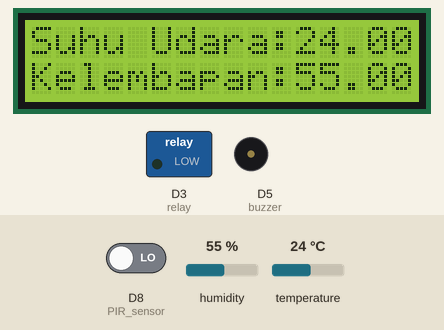
A sketch run on a simulated ESP8266 (NodeMCU). On the bench: 16×2 character LCD, switched loads named in the sketch (green lamp = pin HIGH), buzzer (waves = sounding). The test bench sets the inputs (shaded band); at power-on: D8 (PIR_sensor) LOW, temperature 24 °C, humidity 55 %. WiFi joins after 1.5 s; servers stay silent unless stated; what the sketch prints to the serial monitor is not drawn.

Above: at 6.8 s.
6.9 s: D8 (PIR_sensor) driven HIGH
At 11.86 s:
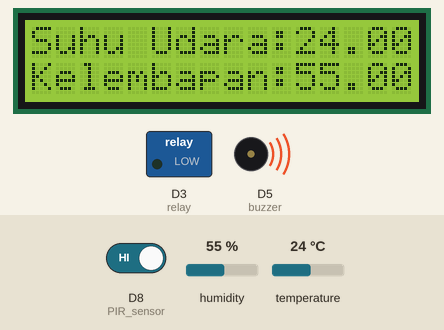
17.4 s: temperature set to 35 °C
At 24.2 s:
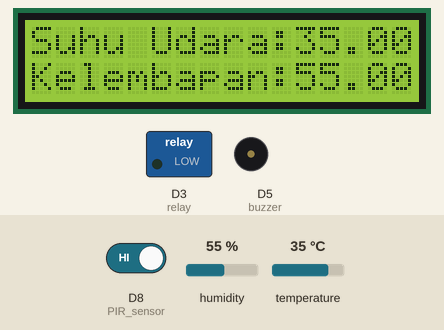
25.1 s: temperature set to 38 °C
At 29.5 s:
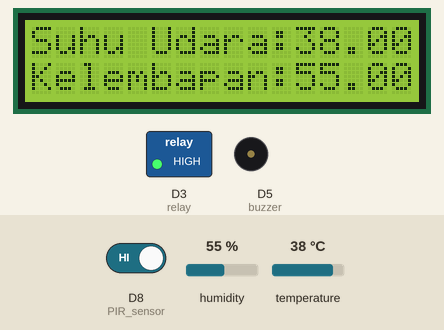
35.6 s: humidity set to 22 %
At 40.09 s:
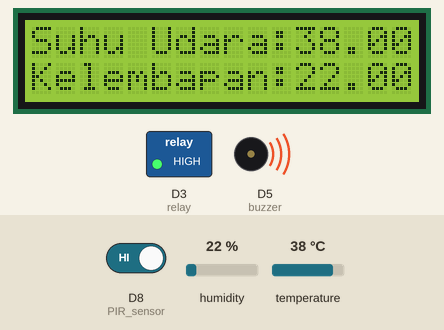
41.8 s: temperature set to 41 °C
At 47.2 s:
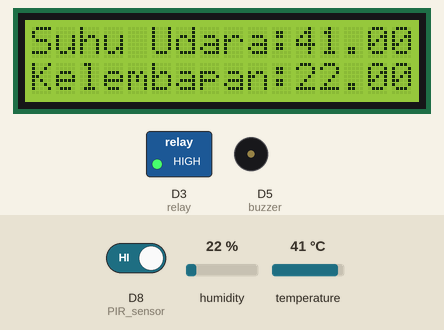
47.5 s: humidity set to 40 %
At 53.1 s:
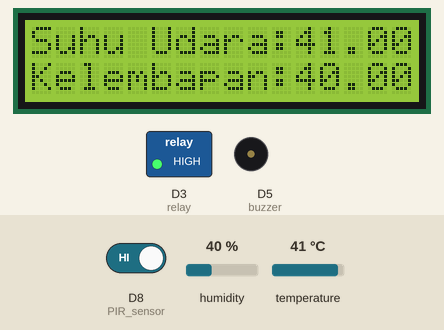
Timing chart, 0 to 54.2 s (numbered marks = the images above; inputs shaded):
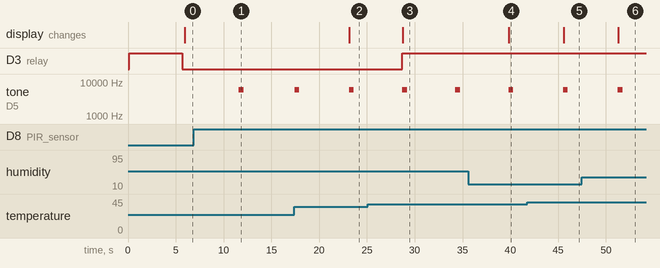

Measured:
- the behaviour switches between 36 and 37 °C on temperature (found by bisection; images 2 and 3)
- after the input at 6.9 s, tone on D5 (buzzer): silent → 6000 Hz after 4.7 s, → silent 0.50 s later
- after the input at 17.4 s, the display: changes after 5.8 s (image 2)
- after the input at 25.1 s, D3 (relay): LOW → HIGH after 3.6 s; the display: changes after 3.6 s (image 3)
- after the input at 35.6 s, the display: changes after 4.3 s (image 4)
- after the input at 41.8 s, the display: changes after 3.8 s (image 5)
- after the input at 47.5 s, the display: changes after 3.8 s (image 6)

The sketch:

kontrol_suhu_telur.ino
```cpp
// Library pada Arduino Framework IDE
#include <ESP8266WiFi.h>         //Menambahkan Library untuk menghubungkan ESP8266 ke jaringan WiFi
#include <DHT.h>                 //Menambahkan Library Untuk Sensor DHT11/22
#include <ThingSpeak.h>          //Menambahkan Library untuk mengirim data ke ThingSpeak
#include <FirebaseArduino.h>     //Menambahkan Library untuk Firebase
#include <LiquidCrystal_I2C.h>   //Menambahkan Library untuk LCD

// Mendefinisikan PinSensor yang digunakan
#define DHTPIN D4 // Pin pada ESP8266 yang terhubung dengan sensor DHT
#define FIREBASE_HOST "kontrol-suhu-c5be2-default-rtdb.asia-southeast1.firebasedatabase.app"//URL yang terdapat pada Firebase
#define FIREBASE_AUTH "BsThSsukZ4Fr0foNHyzByeyuPiLVnRYmXBOxXbe7"//API KEY yang terdapat pada Firebase
DHT dht(DHTPIN, DHT11);  // Inisialisasi sensor  yang digunakan yaitu sensor DHT11
LiquidCrystal_I2C lcd(0x27, 16, 2); // Inisialisasi LCD dengan typenya
int buzzer = D5;             //Definisikan pin buzzer
const int relay = D3;        //Definisikan pin relay
int PIR_sensor = D8;         //Definisikan pin pir motion
int state = LOW;             //nilai default ketika mendeteksi sensor
int val = 0;                 //variable pada sensor
int relayON = LOW;           //relay nyala
int relayOFF = HIGH;         //relay mati


String apiKey = "6CFWXZ2FEJ63XY8R"; //Api key yang terdapat pada thingspeak
const char* ssid = "KHUSUS GAME"; //Nama jaringan WiFi yang akan di hubungkan pada ESP8266
const char* pass = "donasimas"; //Password jaringan wifi (jika tidak ada password bisa di kosongi)
const char* server = "api.thingspeak.com";  // Alamat server Thingspeak
WiFiClient client;  // Objek WiFi Client untuk koneksi ke Thingspeak

void setup() {
  Serial.begin(115200);//Serial monitor untuk menjalankan program
  dht.begin();  // Memulai sensor DHT11
  lcd.begin(16,2);//Memulai fungsi LCD dengan type 1602
  lcd.init();
  pinMode(relay, OUTPUT); //Inisialisasi relay dengan tipe ouput
  pinMode(buzzer, OUTPUT); //Inisialisasi buzzer dengan tipe ouput
  pinMode(PIR_sensor, INPUT);    //inisialisasi pir motion dengan tipe input
  digitalWrite(relay, relayOFF); //Mendefinisikan relay dengan relay mati untuk awal nilai dimasukan
  WiFi.begin(ssid, pass);  // Memulai terhubung ke jaringan WiFi
  Firebase.begin(FIREBASE_HOST, FIREBASE_AUTH);//Menghubungkan URL dan API key pada firebase
  while (WiFi.status() != WL_CONNECTED) {     // Proses ESP8266 terhubung ke WiFi
    delay(500);
    Serial.print(".");
  }

  Serial.println("");
  Serial.println("Terhubung Ke WiFi");   // Terhubung ke jaringan WiFi
  delay(4000);
}

void loop() {
  float h = dht.readHumidity();  // Membaca kelembaban udara
  float t = dht.readTemperature();  // Membaca suhu udara
  digitalWrite(relay, relayON);    //Membaca relay ketika relay menyala
  digitalWrite(relay, relayOFF);  //Membaca relay ketika relay mati
  val = digitalRead(PIR_sensor);   // read sensor value

  //Memulai display pada serial monitor
  Serial.print("Suhu Udara: "); //Menampilkan pada serial monitor suhu udara
  Serial.print(t);
  Serial.print(" C ");
  Serial.println("");
  Serial.print("Kelembaban Udara: "); //Menampilkan pada serial monitor kelembapan udara
  Serial.print(h);
  Serial.print(" % ");
  Serial.println("");
  if(t <37){ // kondisi pada suhu udara
     digitalWrite(relay, relayON);
     Serial.println("Lampu ON");
     Firebase.setFloat("Lampu ON",relayON); //input data pada firebase
  }
  else if(t >40){//kondisi pada suhu udara
     digitalWrite(relay, relayOFF);
     Serial.println("Lampu OFF");
     Firebase.setFloat("Lampu OFF",relayOFF); //input data pada firebase
  }
  val = digitalRead(PIR_sensor);   // membaca nilai sensor
  if (val == HIGH) {           // kondisi jika sensor high
    tone(buzzer, 6000, 500);  // menyalakan buzzer dengan frekuensi 6000 dan delay 500
    if (state == LOW) {       //kondisi jika sensor low
      Serial.println("Motion detected!"); //menampilkan data pada serial monitor
      state = HIGH;       // update data kembali ke high
      delay(100);                // delay 100 milliseconds
    }
  }
  else {
    delay(100);                // delay 100 milliseconds
      if (state == HIGH){     //jika kondisi high kembali
        Serial.println("Motion stopped!");//menampilkan data pada serial monitor
        state = LOW;       // update variable state to LOW
    }
  }
 //Selesao display pada serial monitor
  // Nyalakan backlight
  lcd.backlight();
    // Pindahkan kursor ke kolom 0 dan baris 0
  lcd.setCursor(0, 0);
  // Cetak suhu udara ke layar
  lcd.print("Suhu Udara:");
   // Pindahkan kursor ke kolom 11 dan baris 0
  lcd.setCursor(11, 0);
  // Cetak data dari sensor layar
  lcd.print(t);
   // Pindahkan kursor ke kolom 13 dan baris 0
  lcd.setCursor(13, 0);
  // Cetak hellow ke layar
  lcd.print(".");
   // Pindahkan kursor ke kolom 0 dan baris 1
  lcd.setCursor(0, 1);
  // Cetak hellow ke layar
  lcd.print("Kelembapan: ");
   // Pindahkan kursor ke kolom 11 dan baris 1
  lcd.setCursor(11, 1);
  // Cetak hellow ke layar
  lcd.print(h);
   // Pindahkan kursor ke kolom 13 dan baris 1
  lcd.setCursor(13, 1);
  // Cetak hellow ke layar
  lcd.print(".");
  //Selesai  display pada LCD
   //Memulai display pada firebase
  Firebase.setFloat("Suhu Udara", t);
  Firebase.setFloat("Kelembapan Udara", h);
   // Tunggu beberapa saat agar data terinput ke Firebase
  Serial.println("Input Data Ke Firebase"); //
  // handle error
  if (Firebase.failed()) {
      Serial.print("setting /number failed:"); //Display pada serial monitor jika firebase salah
      Serial.println(Firebase.error());
      return;
  }
  delay(1000);
  //Selesai  display pada Firebase dengan delay 1000 millisecond
  if (client.connect(server, 80)) { //Mengconnect kan ke server
    String postStr = apiKey; //Mengambil data API Key untuk thingspeak
    //Memulai display pada Thingspeak
    postStr += "&field1=";
    postStr += String(t);
    postStr += "&field2=";
    postStr += String(h);
    postStr += "\r\n\r\n\r\n\r\n";
    //Selesai  display pada Thingspeak

    // Mengirim data ke Thingspeak
    client.print("POST /update HTTP/1.1\n");      // Mengirim permintaan POST ke alamat URL "/update" menggunakan protokol HTTP versi 1.1.
    client.print("Host: api.thingspeak.com\n");   // Menentukan tujuan permintaan adalah "api.thingspeak.com".
    client.print("Connection: close\n");          // Menentukan bahwa koneksi akan ditutup setelah permintaan selesai.
    client.print("X-THINGSPEAKAPIKEY: " + apiKey + "\n");  // Mengirim API key sebagai header permintaan.
    client.print("Content-Type: application/x-www-form-urlencoded\n");   // Menentukan tipe konten permintaan adalah "application/x-www-form-urlencoded".
    client.print("Content-Length: ");
    client.print(postStr.length());
    client.print("\n\n");
    client.print(postStr);
    delay(2000);                   // Tunggu beberapa saat agar data terinput ke thingspeak
    Serial.println("Input Data Ke Thingspeak");
  }
  client.stop();
  delay(2000);
}
```
